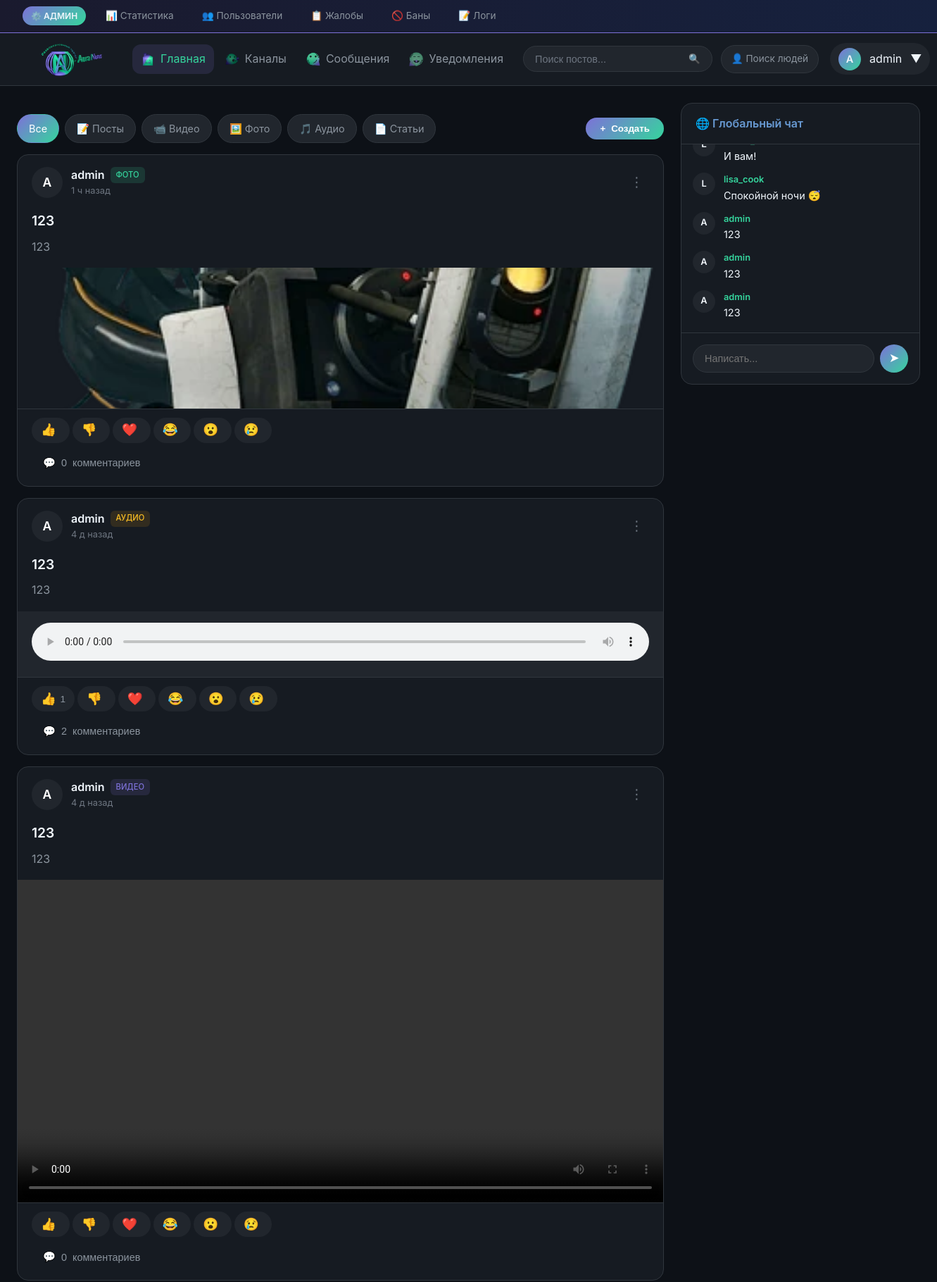
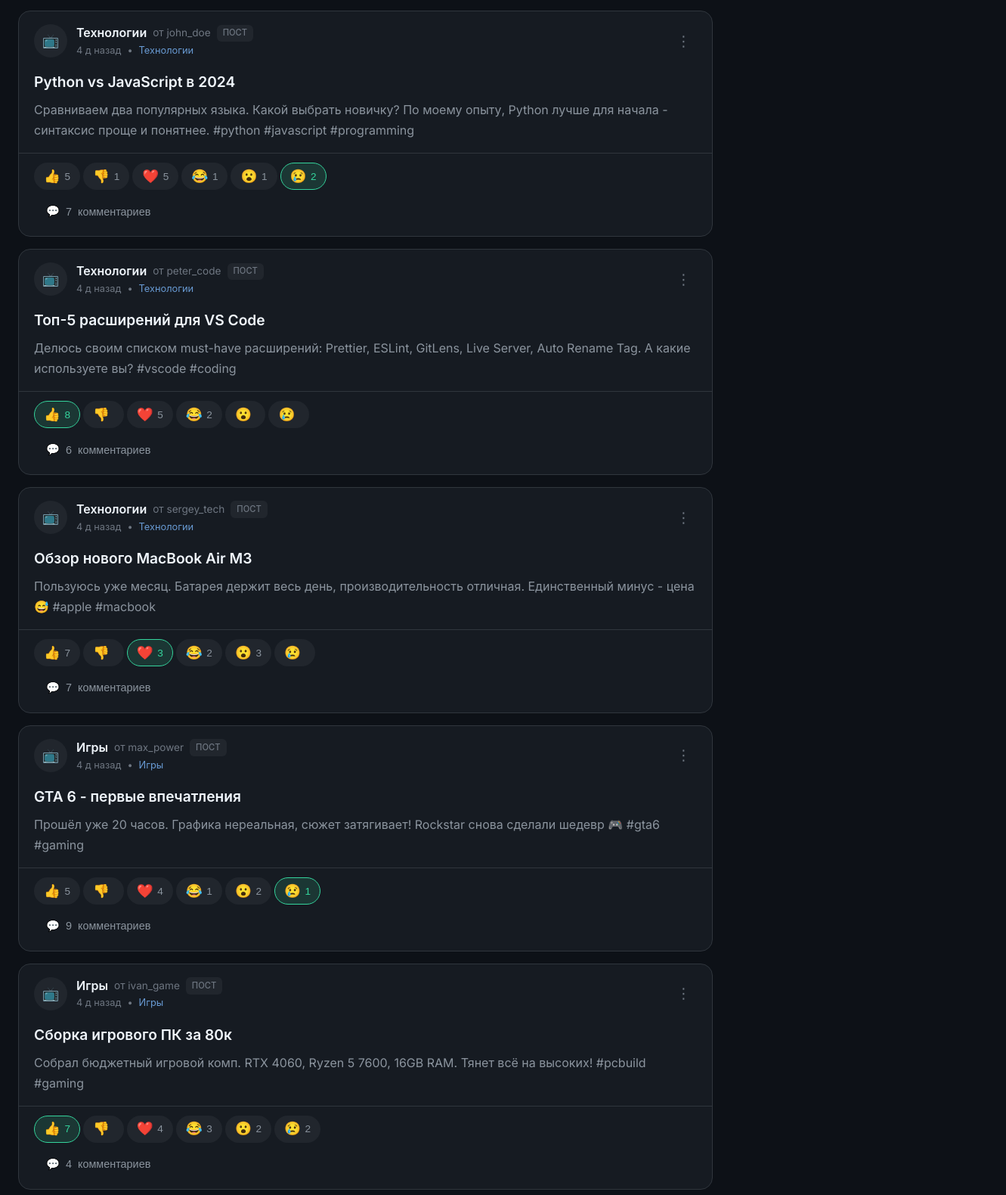
The page / (signed in, upper part) on the database its author committed (2 pictures, top to bottom).
### tables this page shows
CREATE TABLE users (
            id INTEGER PRIMARY KEY AUTOINCREMENT,
            username TEXT UNIQUE NOT NULL,
            email TEXT UNIQUE NOT NULL,
            password TEXT NOT NULL,
            role TEXT DEFAULT 'user',
            avatar TEXT,
            banner TEXT,
            bio TEXT,
            is_banned INTEGER DEFAULT 0,
            ban_until TEXT,
            ban_reason TEXT,
            created_at TEXT DEFAULT CURRENT_TIMESTAMP
        );

CREATE TABLE posts (
            id INTEGER PRIMARY KEY AUTOINCREMENT,
            user_id INTEGER NOT NULL,
            channel_id INTEGER,
            post_type TEXT NOT NULL,
            title TEXT,
            content TEXT,
            file_path TEXT,
            is_story INTEGER DEFAULT 0,
            story_expires_at TEXT,
            created_at TEXT DEFAULT CURRENT_TIMESTAMP,
            FOREIGN KEY (user_id) REFERENCES users(id),
            FOREIGN KEY (channel_id) REFERENCES channels(id)
        );

CREATE TABLE post_files (
            id INTEGER PRIMARY KEY AUTOINCREMENT,
            post_id INTEGER NOT NULL,
            file_path TEXT NOT NULL,
            file_type TEXT,
            created_at TEXT DEFAULT CURRENT_TIMESTAMP,
            FOREIGN KEY (post_id) REFERENCES posts(id)
        );

CREATE TABLE channels (
            id INTEGER PRIMARY KEY AUTOINCREMENT,
            name TEXT UNIQUE NOT NULL,
            description TEXT,
            avatar TEXT,
            banner TEXT,
            creator_id INTEGER NOT NULL,
            created_at TEXT DEFAULT CURRENT_TIMESTAMP,
            FOREIGN KEY (creator_id) REFERENCES users(id)
        );

### app.py (the view)
@app.route('/')
def index():
    user = get_current_user()
    current_tab = request.args.get('tab', 'all')
    search_query = request.args.get('q', '').strip()
    posts = []
    stories = []
    chat_messages = []
    conn = get_db()
    if user:
        chat_messages = get_chat_messages()
        stories = conn.execute('''
            SELECT p.*, u.username, u.avatar
            FROM posts p
            JOIN users u ON p.user_id = u.id
            WHERE p.is_story = 1 AND p.story_expires_at > datetime('now')
            ORDER BY p.created_at DESC
        ''').fetchall()
    query = '''
        SELECT p.*, u.username, u.avatar,
               c.name as channel_name, c.avatar as channel_avatar,
               (SELECT COUNT(*) FROM comments WHERE post_id = p.id) as comment_count
        FROM posts p
        JOIN users u ON p.user_id = u.id
        LEFT JOIN channels c ON p.channel_id = c.id
        WHERE p.is_story = 0
    '''
    params = []
    if search_query:
        query += ' AND (p.title LIKE ? OR p.content LIKE ?)'
        params.extend([f'%{search_query}%', f'%{search_query}%'])
    elif current_tab != 'all':
        query += ' AND p.post_type = ?'
        params.append(current_tab)
    query += ' ORDER BY p.created_at DESC LIMIT 50'
    posts = conn.execute(query, params).fetchall()
    posts_with_reactions = enrich_posts(posts, user, conn)
    return render_template(
        'index.html',
        posts=posts_with_reactions,
        stories=stories,
        current_tab=current_tab,
        chat_messages=chat_messages,
        search_query=search_query
    )

### templates/index.html (shortened to what this page needs)
{% extends 'base.html' %}
{% block content %}
{% if current_user %}
    <div class="tabs">
        <a href="/?tab=all" class="tab {% if current_tab == 'all' and not search_query %}active{% endif %}">Все</a>
        <a href="/?tab=text" class="tab {% if current_tab == 'text' %}active{% endif %}">
            📝 Посты
        </a>
        <a href="/?tab=video" class="tab {% if current_tab == 'video' %}active{% endif %}">
            📹 Видео
        </a>
        <a href="/?tab=photo" class="tab {% if current_tab == 'photo' %}active{% endif %}">
            🖼️ Фото
        </a>
        <a href="/?tab=audio" class="tab {% if current_tab == 'audio' %}active{% endif %}">
            🎵 Аудио
        </a>
        <a href="/?tab=article" class="tab {% if current_tab == 'article' %}active{% endif %}">
            📄 Статьи
        </a>
        <button class="create-btn" id="open-create-modal">
            <span>+</span>
            <span>Создать</span>
        </button>
    </div>
    {% for post in posts %}
    {% include 'components/post_card.html' %}
    {% else %}
    <div class="empty-state">
        <div class="empty-state-icon">📭</div>
        <h3 class="empty-state-title">Публикаций пока нет</h3>
        <p>Станьте первым, кто что-нибудь опубликует!</p>
    </div>
    {% endfor %}
{% endif %}
{% endblock %}

### templates/base.html (shortened to what this page needs)
<!DOCTYPE html>
<html lang="ru">
<head>
    <link rel="stylesheet" href="{{ url_for('static', filename='css/style.css') }}">
</head>
<body>
    {% if current_user and current_user.role == 'admin' %}
    <div class="admin-bar">
        <span class="admin-bar-label">⚙️ АДМИН</span>
        <a href="/admin">📊 Статистика</a>
        <a href="/admin/users">👥 Пользователи</a>
        <a href="/admin/reports">
            📋 Жалобы
        </a>
        <a href="/admin/bans">🚫 Баны</a>
        <a href="/admin/logs">📝 Логи</a>
    </div>
    {% endif %}
    <nav>
        <a href="/" class="logo">
            <img src="{{ url_for('static', filename='images/logo.png') }}" alt="Aura Nexus" class="logo-image"
                 onerror="this.style.display='none'; this.nextElementSibling.style.display='flex';">
        </a>
        <div class="nav-left">
            <a href="/" class="nav-link {% if request.path == '/' %}active{% endif %}">
                <span class="nav-icon">
                    <img src="{{ url_for('static', filename='images/icons/home.png') }}" alt=""
                         onerror="this.style.display='none'; this.nextElementSibling.style.display='inline';">
                </span>
                <span>Главная</span>
            </a>
            <a href="/channels" class="nav-link {% if '/channel' in request.path %}active{% endif %}">
                <span class="nav-icon">
                    <img src="{{ url_for('static', filename='images/icons/channels.png') }}" alt=""
                         onerror="this.style.display='none'; this.nextElementSibling.style.display='inline';">
                </span>
                <span>Каналы</span>
            </a>
            {% if current_user %}
            <a href="/messages" class="nav-link {% if '/messages' in request.path %}active{% endif %}">
                <span class="nav-icon">
                    <img src="{{ url_for('static', filename='images/icons/messages.png') }}" alt=""
                         onerror="this.style.display='none'; this.nextElementSibling.style.display='inline';">
                </span>
                <span>Сообщения</span>
            </a>
            <a href="/notifications" class="nav-link {% if '/notifications' in request.path %}active{% endif %}">
                <span class="nav-icon">
                    <img src="{{ url_for('static', filename='images/icons/notifications.png') }}" alt=""
                         onerror="this.style.display='none'; this.nextElementSibling.style.display='inline';">
                </span>
                <span>Уведомления</span>
            </a>
            {% endif %}
        </div>
        <div class="nav-center">
            <form class="search-bar" action="/" method="GET">
                <input type="text" name="q" placeholder="Поиск постов..." value="{{ request.args.get('q', '') }}">
                <button type="submit">🔍</button>
            </form>
            <a href="/search/users" class="search-users-btn">👤 Поиск людей</a>
        </div>
        <div class="nav-right">
            {% if current_user %}
            <div class="dropdown">
                <div class="nav-user">
                    <div class="nav-user-avatar">
                        {% if current_user.avatar %}
                        <img src="{{ url_for('uploaded_file', filename=current_user.avatar) }}" alt="">
                        {% else %}
                        {{ current_user.username[0]|upper }}
                        {% endif %}
                    </div>
                    <span>{{ current_user.username }}</span>
                    <span>▼</span>
                </div>
            </div>
            {% endif %}
        </div>
    </nav>
    <div class="layout {% block layout_class %}{% endblock %}">
        <main class="main-content">
            {% block content %}{% endblock %}
        </main>
        {% if current_user and not hide_sidebar %}
        <aside class="sidebar">
            {% block sidebar %}
            <div class="card chat-box">
                <div class="card-header">
                    <h3 class="card-title">🌐 Глобальный чат</h3>
                </div>
                <div class="chat-messages" id="global-chat-messages">
                    {% for msg in chat_messages %}
                    <div class="chat-message" data-message-id="{{ msg.id }}">
                        <div class="chat-message-avatar">
                        </div>
                        <div class="chat-message-content">
                            <a href="/profile/{{ msg.username }}" class="chat-message-author">{{ msg.username }}</a>
                            <div class="chat-message-text">{{ msg.content }}</div>
                        </div>
                    </div>
                    {% else %}
                    <div class="empty-state" style="padding: 2rem;">
                        <p>Сообщений пока нет</p>
                    </div>
                    {% endfor %}
                </div>
                <form class="chat-input" id="global-chat-form" action="/api/global_chat" method="POST">
                    <input type="text" name="content" id="global-chat-input" placeholder="Написать..." autocomplete="off" required>
                    <button type="submit">➤</button>
                </form>
            </div>
            {% endblock %}
        </aside>
        {% endif %}
    </div>
</body>
</html>

### templates/components/post_card.html (shortened to what this page needs)
<article class="post-card" id="post-{{ post.id }}" data-type="{{ post.post_type }}">
    <div class="post-header">
        {% if post.channel_id and post.channel_name %}
        <a href="/channel/{{ post.channel_id }}" class="post-avatar">
            {% if post.channel_avatar %}
            <img src="{{ url_for('uploaded_file', filename=post.channel_avatar) }}" alt="">
            {% else %}
            📺
            {% endif %}
        </a>
        {% else %}
        <a href="/profile/{{ post.username }}" class="post-avatar">
            {% if post.avatar %}
            <img src="{{ url_for('uploaded_file', filename=post.avatar) }}" alt="">
            {% else %}
            {{ post.username[0]|upper }}
            {% endif %}
        </a>
        {% endif %}
        <div class="post-meta">
            <div class="post-author">
                {% if post.channel_id and post.channel_name %}
                <a href="/channel/{{ post.channel_id }}">{{ post.channel_name }}</a>
                <span class="post-author-sub">от <a href="/profile/{{ post.username }}">{{ post.username }}</a></span>
                {% else %}
                <a href="/profile/{{ post.username }}">{{ post.username }}</a>
                {% endif %}
                <span class="post-badge {{ post.post_type }}">
                    {% if post.post_type == 'text' %}Пост
                    {% elif post.post_type == 'video' %}Видео
                    {% elif post.post_type == 'photo' %}Фото
                    {% elif post.post_type == 'audio' %}Аудио
                    {% elif post.post_type == 'article' %}Статья
                    {% elif post.post_type == 'story' %}История
                    {% else %}{{ post.post_type }}{% endif %}
                </span>
            </div>
            <div class="post-time">
                <span data-utc="{{ post.created_at }}">{{ post.created_at[:16] }}</span>
                {% if post.channel_name %}
                <span>•</span>
                <a href="/channel/{{ post.channel_id }}" class="post-channel">{{ post.channel_name }}</a>
                {% endif %}
            </div>
        </div>
        <div class="dropdown post-options">
            <button class="post-options-btn">⋮</button>
        </div>
    </div>
    <div class="post-content">
        {% if post.title %}
        <h2 class="post-title">{{ post.title }}</h2>
        {% endif %}
        {% if post.post_type == 'article' %}
        <div class="post-text truncated" data-full-text="true">
            {{ post.content|safe }}
        </div>
        <button class="read-more-btn" data-post-id="{{ post.id }}">Читать далее ↓</button>
        {% elif post.content %}
        <div class="post-text {% if post.content|length > 500 %}truncated{% endif %}"
             {% if post.content|length > 500 %}data-full-text="true"{% endif %}>
            <p>{{ post.content }}</p>
        </div>
        {% endif %}
    </div>
    {% if post.post_type == 'video' and post.file_path %}
    <div class="post-media video-preview-container">
        <video src="{{ url_for('uploaded_file', filename=post.file_path) }}" controls preload="metadata"></video>
    </div>
    {% elif post.post_type == 'photo' %}
        {% if post.files and post.files|length > 0 %}
        <div class="post-media">
            <div class="post-gallery count-{{ post.files|length }}">
                {% for file in post.files %}
                <img src="{{ url_for('uploaded_file', filename=file.file_path) }}" alt="" loading="lazy">
                {% endfor %}
            </div>
        </div>
        {% elif post.file_path %}
        <div class="post-media post-media-single">
            <img src="{{ url_for('uploaded_file', filename=post.file_path) }}" alt="" loading="lazy">
        </div>
        {% endif %}
    {% elif post.post_type == 'audio' and post.file_path %}
    <div class="audio-player">
        <audio src="{{ url_for('uploaded_file', filename=post.file_path) }}" controls></audio>
    </div>
    {% endif %}
    <div class="post-reactions" data-post-reactions="{{ post.id }}">
        {% set reactions_map = {'like': '👍', 'dislike': '👎', 'love': '❤️', 'laugh': '😂', 'wow': '😮', 'sad': '😢'} %}
        {% for reaction_type in REACTION_TYPES %}
        <button class="reaction-btn {% if post.user_reaction == reaction_type %}active{% endif %}"
                data-post-id="{{ post.id }}"
                data-reaction="{{ reaction_type }}">
            <span class="emoji">{{ reactions_map[reaction_type] }}</span>
            <span class="reaction-count">{% if post.reactions and post.reactions.get(reaction_type) %}{{ post.reactions[reaction_type] }}{% endif %}</span>
        </button>
        {% endfor %}
    </div>
    <div class="post-actions">
        <button class="action-btn toggle-comments" data-post-id="{{ post.id }}">
            💬 <span class="comment-count-{{ post.id }}">{{ post.comment_count or 0 }}</span> комментариев
        </button>
    </div>
</article>

### rows shown on the page
users: username "A", username "admin"
posts: username "A", username "admin", post_type "ФОТО", title "123", content "123", reactions_map "👍" "👎" "❤️" "😂" "😮" "😢", is_story "0"
post_files: file_path (picture)
posts: username "A", username "admin", post_type "АУДИО", title "123", content "123", reactions_map "👍" "👎" "❤️" "😂" "😮" "😢", reactions "1", comment_count "2"
posts: username "A", username "admin", post_type "ВИДЕО", title "123", content "123", reactions_map "👍" "👎" "❤️" "😂" "😮" "😢", is_story "0"
channels: channel_name "Технологии" "Технологии" "Технологии", channel_name "Технологии" "Технологии" "Технологии"
users: username "john_doe"
posts: title "Python vs JavaScript в 2024", content "Сравниваем два популярных языка. Какой выбрать новичку? По моему опыту, Python лучше для начала - синтаксис проще и понятнее. #python #javascript #programming"
users: username "peter_code"
posts: title "Топ-5 расширений для VS Code", content "Делюсь своим списком must-have расширений: Prettier, ESLint, GitLens, Live Server, Auto Rename Tag. А какие используете вы? #vscode #coding"
users: username "sergey_tech"
posts: title "Обзор нового MacBook Air M3", content "Пользуюсь уже месяц. Батарея держит весь день, производительность отличная. Единственный минус - цена 😅 #apple #macbook"
channels: channel_name "Игры" "Игры", channel_name "Игры" "Игры"
users: username "max_power"
posts: title "GTA 6 - первые впечатления", content "Прошёл уже 20 часов. Графика нереальная, сюжет затягивает! Rockstar снова сделали шедевр 🎮 #gta6 #gaming"
users: username "ivan_game"
posts: title "Сборка игрового ПК за 80к", content "Собрал бюджетный игровой комп. RTX 4060, Ryzen 5 7600, 16GB RAM. Тянет всё на высоких! #pcbuild #gaming"

### other values the page prints
{{ reactions_map[reaction_type] }} "👍" "👎" "❤️" "😂" "😮" "😢" "👍" "👎" "❤️" "😂" "😮" "😢" "👍" "👎" "❤️" "😂" "😮" "😢" "👍" "👎" "❤️" "😂" "😮" "😢" "👍" "👎" "❤️" "😂" "😮" "😢"
{{ post.reactions[reaction_type] }} "5" "1" "5" "1" "1" "2" "8" "5" "2" "7" "3" "2" "3" "5" "4" "1" "2" "1" "7" "4" "3" "2" "2"
{{ post.comment_count or 0 }} "7" "6" "7" "9" "4"
